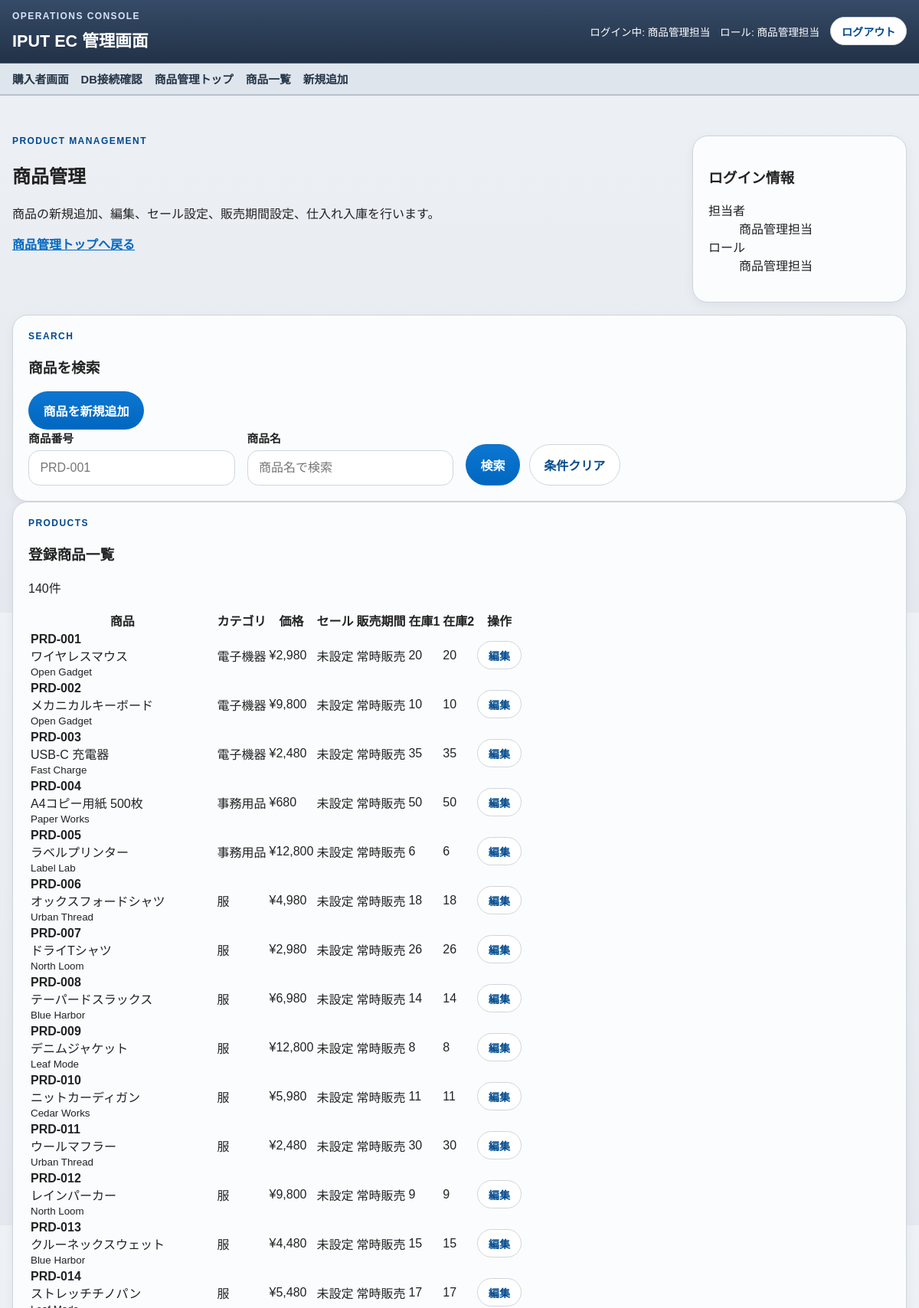
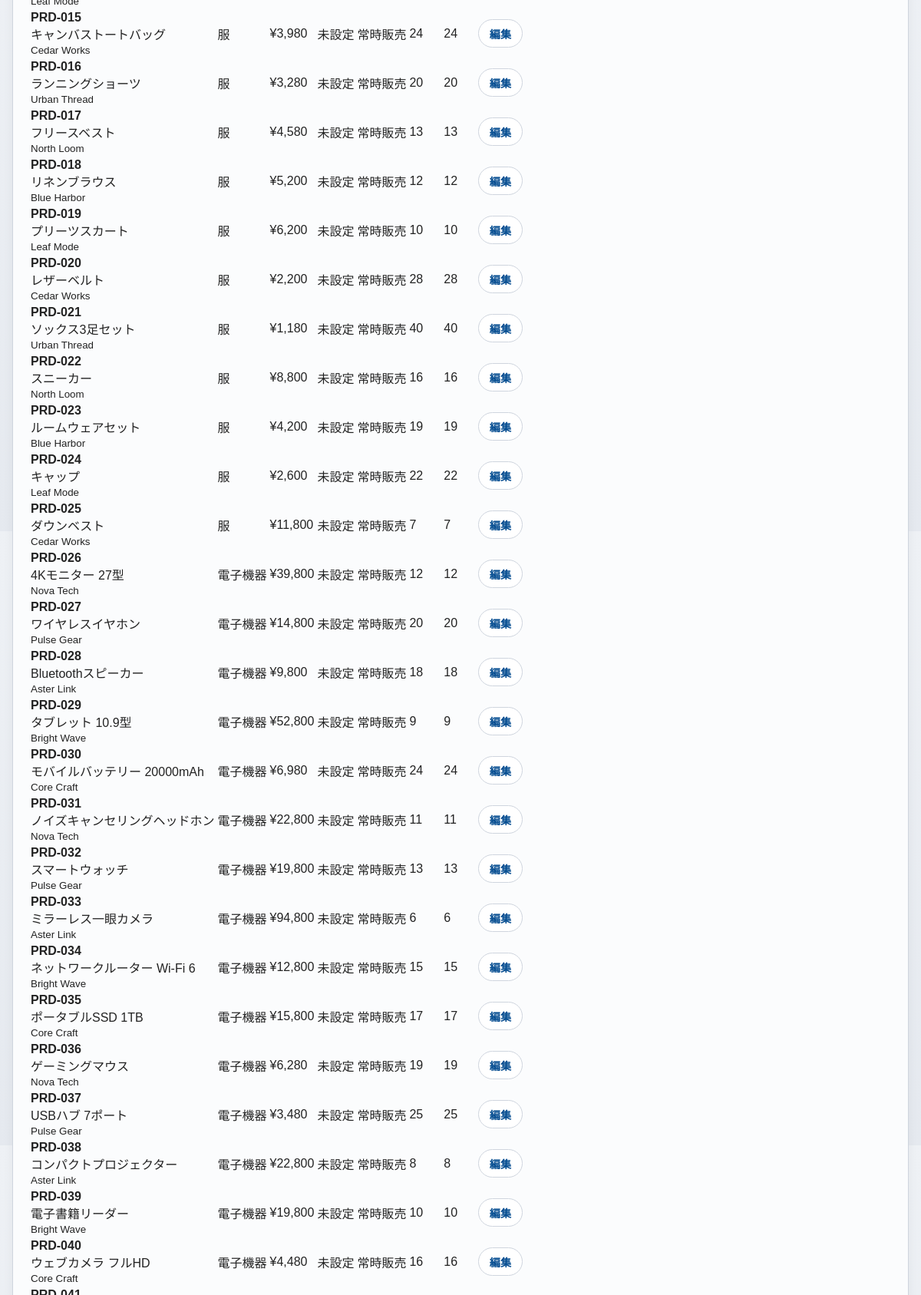
The app's page /staff/product-manager/products (signed in, upper part) with its own data (2 pictures, top to bottom).
### tables this page shows
CREATE TABLE products (
    id INTEGER PRIMARY KEY AUTOINCREMENT,
    product_no TEXT NOT NULL UNIQUE,
    name TEXT NOT NULL,
    description TEXT NOT NULL,
    price INTEGER NOT NULL,
    category TEXT NOT NULL,
    maker TEXT NOT NULL,
    image_path TEXT,
    sale_price INTEGER,
    sale_starts_at TEXT,
    sale_ends_at TEXT,
    available_from TEXT,
    available_until TEXT,
    stock_quantity_1 INTEGER NOT NULL DEFAULT 0,
    stock_quantity_2 INTEGER NOT NULL DEFAULT 0,
    created_at TEXT NOT NULL DEFAULT CURRENT_TIMESTAMP,
    updated_at TEXT NOT NULL DEFAULT CURRENT_TIMESTAMP
);

### app/core/View.php (called while the page is built, shortened)
<?php
class View
{
    public static function render(string $view, array $data = []): void
    {
        $viewFile = base_path('app/Views/' . str_replace('.', '/', $view) . '.php');
        extract($data, EXTR_SKIP);
        require base_path('app/Views/layouts/header.php');
        require $viewFile;
        require base_path('app/Views/layouts/footer.php');
    }
}

### app/core/Controller.php (called while the page is built, shortened)
<?php
abstract class Controller
{
    protected function render(string $view, array $data = [], int $statusCode = 200): void
    {
        View::render($view, $data);
    }
}

### app/Controllers/ProductManagementController.php (called while the page is built, shortened)
<?php
class ProductManagementController extends Controller
{
    private AuthService $auth;
    private ProductManagementService $products;
    public function __construct()
    {
        $this->auth = new AuthService();
        $this->products = new ProductManagementService();
    }
    public function index(): void
    {
        $this->auth->authorizeRole('product_manager');
        $result = $this->products->indexData($_GET['product_no'] ?? null, $_GET['name'] ?? null);
        $this->render('staff/product_manager_products', [
            'pageTitle' => '商品管理',
            'filters' => $result['filters'],
            'products' => $result['products'],
            'user' => $this->auth->user(),
            'roleLabel' => $this->auth->roleLabel('product_manager'),
            'successMessage' => get_flash('success'),
            'errorMessage' => get_flash('error'),
            'csrfToken' => csrf_token(),
        ]);
    }
}

### public/index.php (called while the page is built, shortened)
<?php
require_once dirname(__DIR__) . '/app/bootstrap.php';
$router = new Router();
$router->get('/', [HomeController::class, 'index']);
$router->get('/favorites', [FavoriteController::class, 'index']);
$router->post('/favorites/add', [FavoriteController::class, 'add']);
$router->post('/favorites/remove', [FavoriteController::class, 'remove']);
$router->get('/sitemap', [UtilityController::class, 'sitemap']);
$router->get('/stores', [UtilityController::class, 'stores']);
$router->get('/terms', [UtilityController::class, 'terms']);
$router->get('/privacy', [UtilityController::class, 'privacy']);
$router->get('/commercial-transactions', [UtilityController::class, 'commercialTransactions']);
$router->get('/returns', [UtilityController::class, 'returns']);
$router->get('/shipping-guide', [UtilityController::class, 'shippingGuide']);
$router->get('/after-service', [UtilityController::class, 'afterService']);
$router->get('/products', [ProductController::class, 'index']);
$router->get('/products/{id}', [ProductController::class, 'show']);
$router->get('/cart', [CartController::class, 'index']);
$router->post('/cart/add', [CartController::class, 'add']);
$router->post('/cart/update', [CartController::class, 'update']);
$router->post('/cart/remove', [CartController::class, 'remove']);
$router->get('/checkout', [CheckoutController::class, 'index']);
$router->post('/checkout/confirm', [CheckoutController::class, 'confirm']);
$router->post('/checkout/complete', [CheckoutController::class, 'complete']);
$router->get('/checkout/done', [CheckoutController::class, 'done']);
$router->get('/login', [AuthController::class, 'showLogin']);
$router->post('/login', [AuthController::class, 'login']);
$router->post('/logout', [AuthController::class, 'logout']);
$router->get('/logout', [AuthController::class, 'logout']);
$router->get('/staff/receptionist', [StaffController::class, 'receptionist']);
$router->get('/staff/receptionist/products', [ProductController::class, 'receptionistIndex']);
$router->get('/staff/receptionist/orders', [ReceptionOrderController::class, 'index']);
$router->get('/staff/receptionist/orders/{order_no}', [ReceptionOrderController::class, 'show']);
$router->get('/staff/receptionist/orders/new', [ReceptionOrderController::class, 'create']);
$router->post('/staff/receptionist/orders/confirm', [ReceptionOrderController::class, 'confirm']);
$router->post('/staff/receptionist/orders', [ReceptionOrderController::class, 'store']);
$router->get('/staff/receptionist/orders/complete', [ReceptionOrderController::class, 'complete']);
$router->get('/staff/accountant', [StaffController::class, 'accountant']);
$router->get('/staff/accountant/orders', [AccountingController::class, 'index']);
$router->get('/staff/accountant/orders/{order_no}', [AccountingController::class, 'show']);
$router->post('/staff/accountant/orders/{order_no}/payment', [AccountingController::class, 'updatePayment']);
$router->get('/staff/shipper', [StaffController::class, 'shipper']);
$router->get('/staff/shipper/orders', [ShippingController::class, 'index']);
$router->get('/staff/shipper/orders/{order_no}', [ShippingController::class, 'show']);
$router->post('/staff/shipper/orders/{order_no}/ship', [ShippingController::class, 'ship']);
$router->get('/staff/product-manager', [StaffController::class, 'productManager']);
$router->get('/staff/product-manager/products', [ProductManagementController::class, 'index']);
$router->get('/staff/product-manager/products/new', [ProductManagementController::class, 'create']);
$router->post('/staff/product-manager/products', [ProductManagementController::class, 'store']);
$router->get('/staff/product-manager/products/{id}/edit', [ProductManagementController::class, 'edit']);
$router->post('/staff/product-manager/products/{id}', [ProductManagementController::class, 'update']);
$router->post('/staff/product-manager/products/{id}/stock', [ProductManagementController::class, 'receiveStock']);
$router->get('/system/db-check', [SystemController::class, 'dbCheck']);
$router->dispatch($_SERVER['REQUEST_METHOD'] ?? 'GET', $_SERVER['REQUEST_URI'] ?? '/');

### app/helpers.php (called while the page is built, shortened)
<?php
function base_path(string $path = ''): string
{
    $basePath = dirname(__DIR__);
    return $basePath . DIRECTORY_SEPARATOR . ltrim($path, DIRECTORY_SEPARATOR);
}
function config(string $key, mixed $default = null): mixed
{
    $segments = explode('.', $key);
    $value = $GLOBALS['config'] ?? [];
    foreach ($segments as $segment) {
        $value = $value[$segment];
    }
    return $value;
}
function e(string $value): string
{
    return htmlspecialchars($value, ENT_QUOTES, 'UTF-8');
}
function app_base_path(): string
{
    $scriptName = (string) ($_SERVER['SCRIPT_NAME'] ?? '');
    $directory = str_replace('\\', '/', dirname($scriptName));
    if ($directory === '/' || $directory === '.' || $directory === '') {
        return '';
    }
    return '/' . trim($directory, '/');
}
function app_path(string $path): string
{
    $path = '/' . ltrim($path, '/');
    $basePath = app_base_path();
    return $basePath === '' ? $path : $basePath . $path;
}

### app/Services/AuthService.php (called while the page is built, shortened)
<?php
class AuthService
{
    public function user(): ?array
    {
        $user = $_SESSION['auth'] ?? null;
        return is_array($user) ? $user : null;
    }
}

### app/db.php (called while the page is built, shortened)
<?php
function db_connection(): PDO
{
    static $connection = null;
    if ($connection instanceof PDO) {
        return $connection;
    }
    $driver = (string) config('database.driver', 'sqlite');
    $options = [
        PDO::ATTR_ERRMODE => PDO::ERRMODE_EXCEPTION,
        PDO::ATTR_DEFAULT_FETCH_MODE => PDO::FETCH_ASSOC,
    ];
    if ($driver === 'sqlite') {
        $sqlitePath = resolve_path((string) config('database.sqlite.path', 'database/local.sqlite'));
        $connection = new PDO('sqlite:' . $sqlitePath, null, null, $options);
        $connection->exec('PRAGMA foreign_keys = ON');
        $connection->exec('PRAGMA busy_timeout = 5000');
        return $connection;
    }
    throw new RuntimeException('Unsupported DB driver: ' . $driver);
}

### app/Repositories/ProductRepository.php (called while the page is built, shortened)
<?php
class ProductRepository
{
    public function searchForReceptionist(?string $productNo = null, ?string $name = null): array
    {
        $sql = sprintf(
            <<<'SQL'
            SELECT
                id,
                product_no,
                name,
                description,
                price,
                category,
                maker,
                %s,
                sale_price,
                sale_starts_at,
                sale_ends_at,
                available_from,
                available_until,
                stock_quantity_1,
                stock_quantity_2
            FROM products
        SQL,
            $this->imagePathSelectExpression()
        );
        $conditions = [];
        $params = [];
        $sql .= ' ORDER BY product_no ASC';
        $statement = db_connection()->prepare($sql);
        $statement->execute($params);
        return $statement->fetchAll() ?: [];
    }
    private function imagePathSelectExpression(): string
    {
        return $this->hasImagePathColumn() ? 'image_path' : "'' AS image_path";
    }
    private function hasImagePathColumn(): bool
    {
        $driver = (string) config('database.driver', 'sqlite');
        $connection = db_connection();
        if ($driver === 'sqlite') {
            $columns = $connection->query('PRAGMA table_info(products)')->fetchAll() ?: [];
            foreach ($columns as $column) {
                if ((string) ($column['name'] ?? '') === 'image_path') {
                    return $this->hasImagePathColumn = true;
                }
            }
            return $this->hasImagePathColumn = false;
        }
        return $this->hasImagePathColumn = false;
    }
}

### app/Services/ProductManagementService.php (called while the page is built, shortened)
<?php
class ProductManagementService
{
    private ProductRepository $products;
    public function __construct()
    {
        $this->products = new ProductRepository();
    }
    public function indexData(?string $productNo, ?string $name): array
    {
        $normalizedProductNo = trim((string) $productNo);
        $normalizedName = trim((string) $name);
        return [
            'filters' => [
                'product_no' => $normalizedProductNo,
                'name' => $normalizedName,
            ],
            'products' => $this->products->searchForReceptionist($normalizedProductNo, $normalizedName),
        ];
    }
}

### app/bootstrap.php (called while the page is built, shortened)
<?php
require_once __DIR__ . '/helpers.php';
function bootstrap_app(bool $startSession = false): void
{
    static $bootstrapped = false;
    if (!$bootstrapped) {
        spl_autoload_register(static function (string $class): void {
            $directories = ['core', 'Controllers', 'Services', 'Repositories'];
            foreach ($directories as $directory) {
                $filePath = base_path('app/' . $directory . '/' . $class . '.php');
                if (is_file($filePath)) {
                    return;
                }
            }
        });
        require_once base_path('app/db.php');
    }
}

### app/Views/staff/product_manager_products.php (the view, shortened to what this page needs)
<?php
$filters = isset($filters) && is_array($filters) ? $filters : ['product_no' => '', 'name' => ''];
$formatManagedDateTime = static function (mixed $value): string {
    $value = trim((string) $value);
    return $value === '' ? '' : str_replace('-', '/', substr($value, 0, 16));
};
?>
<section class="staff-hero">
    <div>
        <p class="eyebrow">Product Management</p>
        <h2>商品管理</h2>
        <p>商品の新規追加、編集、セール設定、販売期間設定、仕入れ入庫を行います。</p>
        <p><a class="text-link" href="<?= e(app_path('/staff/product-manager')) ?>">商品管理トップへ戻る</a></p>
    </div>
    <div class="panel">
        <h3>ログイン情報</h3>
        <dl class="definition-list">
            <div><dt>担当者</dt><dd><?= e((string) ($user['user_name'] ?? '')) ?></dd></div>
            <div><dt>ロール</dt><dd><?= e((string) $roleLabel) ?></dd></div>
        </dl>
    </div>
</section>
<section class="panel">
    <div class="section-heading">
        <div>
            <p class="eyebrow">Search</p>
            <h3>商品を検索</h3>
        </div>
        <a class="button-link button-submit" href="<?= e(app_path('/staff/product-manager/products/new')) ?>">商品を新規追加</a>
    </div>
    <form class="search-form receptionist-search-form" method="get" action="<?= e(app_path('/staff/product-manager/products')) ?>">
        <label class="form-field">
            <span>商品番号</span>
            <input type="text" name="product_no" value="<?= e((string) ($filters['product_no'] ?? '')) ?>" placeholder="PRD-001">
        </label>
        <label class="form-field">
            <span>商品名</span>
            <input type="text" name="name" value="<?= e((string) ($filters['name'] ?? '')) ?>" placeholder="商品名で検索">
        </label>
        <div class="search-actions">
            <button class="button-link button-submit" type="submit">検索</button>
            <a class="button-link button-secondary" href="<?= e(app_path('/staff/product-manager/products')) ?>">条件クリア</a>
        </div>
    </form>
</section>
<section class="panel">
    <div class="section-heading">
        <div>
            <p class="eyebrow">Products</p>
            <h3>登録商品一覧</h3>
        </div>
        <p><?= e((string) count($products)) ?>件</p>
    </div>
    <div class="table-scroll">
        <table>
            <thead>
                <tr>
                    <th>商品</th>
                    <th>カテゴリ</th>
                    <th>価格</th>
                    <th>セール</th>
                    <th>販売期間</th>
                    <th>在庫1</th>
                    <th>在庫2</th>
                    <th>操作</th>
                </tr>
            </thead>
            <tbody>
                <?php foreach ($products as $product): ?>
                    <tr>
                        <td>
                            <strong><?= e((string) $product['product_no']) ?></strong><br>
                            <?= e((string) $product['name']) ?><br>
                            <small><?= e((string) $product['maker']) ?></small>
                        </td>
                        <td><?= e((string) $product['category']) ?></td>
                        <td>¥<?= number_format((int) $product['price']) ?></td>
                        <td>
                            <?php if (!empty($product['sale_price'])): ?>
                                ¥<?= number_format((int) $product['sale_price']) ?><br>
                                <small><?= e($formatManagedDateTime($product['sale_starts_at'] ?? '')) ?> - <?= e($formatManagedDateTime($product['sale_ends_at'] ?? '')) ?></small>
                            <?php else: ?>
                                未設定
                            <?php endif; ?>
                        </td>
                        <td>
                            <?php if (!empty($product['available_from']) || !empty($product['available_until'])): ?>
                                <small><?= e($formatManagedDateTime($product['available_from'] ?? '')) ?> - <?= e($formatManagedDateTime($product['available_until'] ?? '')) ?></small>
                            <?php else: ?>
                                常時販売
                            <?php endif; ?>
                        </td>
                        <td><?= e((string) $product['stock_quantity_1']) ?></td>
                        <td><?= e((string) $product['stock_quantity_2']) ?></td>
                        <td><a class="button-link button-secondary button-small" href="<?= e(app_path('/staff/product-manager/products/' . (string) $product['id'] . '/edit')) ?>">編集</a></td>
                    </tr>
                <?php endforeach; ?>
            </tbody>
        </table>
    </div>
</section>

### records on screen
products: product_no "PRD-001", name "ワイヤレスマウス", maker "Open Gadget", category "電子機器", price "2,980", shows "未設定", shows "常時販売", stock_quantity_1 "20", stock_quantity_2 "20"
products: product_no "PRD-002", name "メカニカルキーボード", maker "Open Gadget", category "電子機器", price "9,800", shows "未設定", shows "常時販売", stock_quantity_1 "10", stock_quantity_2 "10"
products: product_no "PRD-003", name "USB-C 充電器", maker "Fast Charge", category "電子機器", price "2,480", shows "未設定", shows "常時販売", stock_quantity_1 "35", stock_quantity_2 "35"
products: product_no "PRD-004", name "A4コピー用紙 500枚", maker "Paper Works", category "事務用品", price "680", shows "未設定", shows "常時販売", stock_quantity_1 "50", stock_quantity_2 "50"
products: product_no "PRD-005", name "ラベルプリンター", maker "Label Lab", category "事務用品", price "12,800", shows "未設定", shows "常時販売", stock_quantity_1 "6", stock_quantity_2 "6"
products: product_no "PRD-006", name "オックスフォードシャツ", maker "Urban Thread", category "服", price "4,980", shows "未設定", shows "常時販売", stock_quantity_1 "18", stock_quantity_2 "18"
products: product_no "PRD-007", name "ドライTシャツ", maker "North Loom", category "服", price "2,980", shows "未設定", shows "常時販売", stock_quantity_1 "26", stock_quantity_2 "26"
products: product_no "PRD-008", name "テーパードスラックス", maker "Blue Harbor", category "服", price "6,980", shows "未設定", shows "常時販売", stock_quantity_1 "14", stock_quantity_2 "14"
products: product_no "PRD-009", name "デニムジャケット", maker "Leaf Mode", category "服", price "12,800", shows "未設定", shows "常時販売", stock_quantity_1 "8", stock_quantity_2 "8"
products: product_no "PRD-010", name "ニットカーディガン", maker "Cedar Works", category "服", price "5,980", shows "未設定", shows "常時販売", stock_quantity_1 "11", stock_quantity_2 "11"
products: product_no "PRD-011", name "ウールマフラー", maker "Urban Thread", category "服", price "2,480", shows "未設定", shows "常時販売", stock_quantity_1 "30", stock_quantity_2 "30"
products: product_no "PRD-012", name "レインパーカー", maker "North Loom", category "服", price "9,800", shows "未設定", shows "常時販売", stock_quantity_1 "9", stock_quantity_2 "9"
products: product_no "PRD-013", name "クルーネックスウェット", maker "Blue Harbor", category "服", price "4,480", shows "未設定", shows "常時販売", stock_quantity_1 "15", stock_quantity_2 "15"
products: product_no "PRD-014", name "ストレッチチノパン", maker "Leaf Mode", category "服", price "5,480", shows "未設定", shows "常時販売", stock_quantity_1 "17", stock_quantity_2 "17"
products: product_no "PRD-015", name "キャンバストートバッグ", maker "Cedar Works", category "服", price "3,980", shows "未設定", shows "常時販売", stock_quantity_1 "24", stock_quantity_2 "24"
products: product_no "PRD-016", name "ランニングショーツ", maker "Urban Thread", category "服", price "3,280", shows "未設定", shows "常時販売", stock_quantity_1 "20", stock_quantity_2 "20"
products: product_no "PRD-017", name "フリースベスト", maker "North Loom", category "服", price "4,580", shows "未設定", shows "常時販売", stock_quantity_1 "13", stock_quantity_2 "13"
products: product_no "PRD-018", name "リネンブラウス", maker "Blue Harbor", category "服", price "5,200", shows "未設定", shows "常時販売", stock_quantity_1 "12", stock_quantity_2 "12"
products: product_no "PRD-019", name "プリーツスカート", maker "Leaf Mode", category "服", price "6,200", shows "未設定", shows "常時販売", stock_quantity_1 "10", stock_quantity_2 "10"
products: product_no "PRD-020", name "レザーベルト", maker "Cedar Works", category "服", price "2,200", shows "未設定", shows "常時販売", stock_quantity_1 "28", stock_quantity_2 "28"
products: product_no "PRD-021", name "ソックス3足セット", maker "Urban Thread", category "服", price "1,180", shows "未設定", shows "常時販売", stock_quantity_1 "40", stock_quantity_2 "40"
products: product_no "PRD-022", name "スニーカー", maker "North Loom", category "服", price "8,800", shows "未設定", shows "常時販売", stock_quantity_1 "16", stock_quantity_2 "16"
products: product_no "PRD-023", name "ルームウェアセット", maker "Blue Harbor", category "服", price "4,200", shows "未設定", shows "常時販売", stock_quantity_1 "19", stock_quantity_2 "19"
products: product_no "PRD-024", name "キャップ", maker "Leaf Mode", category "服", price "2,600", shows "未設定", shows "常時販売", stock_quantity_1 "22", stock_quantity_2 "22"
products: product_no "PRD-025", name "ダウンベスト", maker "Cedar Works", category "服", price "11,800", shows "未設定", shows "常時販売", stock_quantity_1 "7", stock_quantity_2 "7"
products: product_no "PRD-026", name "4Kモニター 27型", maker "Nova Tech", category "電子機器", price "39,800", shows "未設定", shows "常時販売", stock_quantity_1 "12", stock_quantity_2 "12"
products: product_no "PRD-027", name "ワイヤレスイヤホン", maker "Pulse Gear", category "電子機器", price "14,800", shows "未設定", shows "常時販売", stock_quantity_1 "20", stock_quantity_2 "20"
products: product_no "PRD-028", name "Bluetoothスピーカー", maker "Aster Link", category "電子機器", price "9,800", shows "未設定", shows "常時販売", stock_quantity_1 "18", stock_quantity_2 "18"
products: product_no "PRD-029", name "タブレット 10.9型", maker "Bright Wave", category "電子機器", price "52,800", shows "未設定", shows "常時販売", stock_quantity_1 "9", stock_quantity_2 "9"
products: product_no "PRD-030", name "モバイルバッテリー 20000mAh", maker "Core Craft", category "電子機器", price "6,980", shows "未設定", shows "常時販売", stock_quantity_1 "24", stock_quantity_2 "24"
products: product_no "PRD-031", name "ノイズキャンセリングヘッドホン", maker "Nova Tech", category "電子機器", price "22,800", shows "未設定", shows "常時販売", stock_quantity_1 "11", stock_quantity_2 "11"
products: product_no "PRD-032", name "スマートウォッチ", maker "Pulse Gear", category "電子機器", price "19,800", shows "未設定", shows "常時販売", stock_quantity_1 "13", stock_quantity_2 "13"
products: product_no "PRD-033", name "ミラーレス一眼カメラ", maker "Aster Link", category "電子機器", price "94,800", shows "未設定", shows "常時販売", stock_quantity_1 "6", stock_quantity_2 "6"
products: product_no "PRD-034", name "ネットワークルーター Wi-Fi 6", maker "Bright Wave", category "電子機器", price "12,800", shows "未設定", shows "常時販売", stock_quantity_1 "15", stock_quantity_2 "15"
products: product_no "PRD-035", name "ポータブルSSD 1TB", maker "Core Craft", category "電子機器", price "15,800", shows "未設定", shows "常時販売", stock_quantity_1 "17", stock_quantity_2 "17"
products: product_no "PRD-036", name "ゲーミングマウス", maker "Nova Tech", category "電子機器", price "6,280", shows "未設定", shows "常時販売", stock_quantity_1 "19", stock_quantity_2 "19"
products: product_no "PRD-037", name "USBハブ 7ポート", maker "Pulse Gear", category "電子機器", price "3,480", shows "未設定", shows "常時販売", stock_quantity_1 "25", stock_quantity_2 "25"
products: product_no "PRD-038", name "コンパクトプロジェクター", maker "Aster Link", category "電子機器", price "22,800", shows "未設定", shows "常時販売", stock_quantity_1 "8", stock_quantity_2 "8"
products: product_no "PRD-039", name "電子書籍リーダー", maker "Bright Wave", category "電子機器", price "19,800", shows "未設定", shows "常時販売", stock_quantity_1 "10", stock_quantity_2 "10"
products: product_no "PRD-040", name "ウェブカメラ フルHD", maker "Core Craft", category "電子機器", price "4,480", shows "未設定", shows "常時販売", stock_quantity_1 "16", stock_quantity_2 "16"

### other values on screen
$adminApplicationName "IPUT EC 管理画面"
$authUser['user_name'] "商品管理担当"
$authService->roleLabel($currentRole) "商品管理担当"
$menuItem['label'] "商品管理トップ"
$menuItem['label'] "商品一覧"
$menuItem['label'] "新規追加"
$user['user_name'] "商品管理担当"
$roleLabel "商品管理担当"
count($products) "140"
